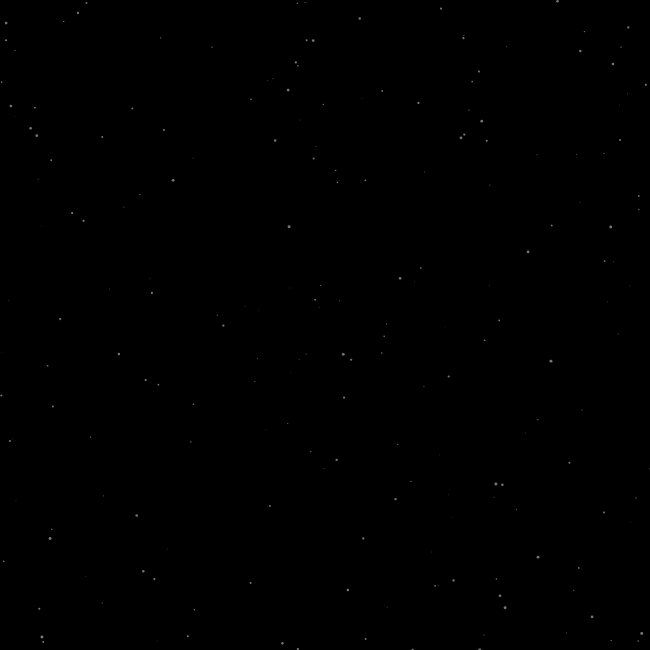
Frame 1 (no input)
Frame 60 (no input): identical to frame 1, image omitted
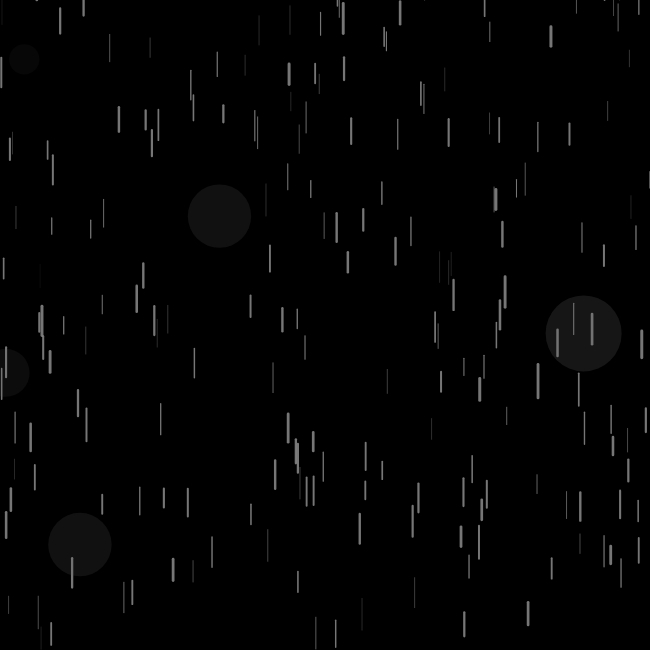
Frame 120 (the mouse pressed at the canvas centre since frame 60)

The p5.js sketch that drew these frames (run headless with seeded random() and noise() and a simulated clock; from frame 60 on, the mouse is pressed at the canvas centre):

// p5.js sketch
// ── sketch.js
var rain = [];
var shadow = [];
var stop = true;

function setup() {
  createCanvas(650, 650);

  for(let i = 0; i < 200; i++){
    rain[i] = new Drop();
  }

  frameRate(60);
}

function mousePressed(){
  stop = !stop;
}

function draw() {
  background(0);
  if(!stop){
    if(random(0,10) >= 9){
      shadow.push(new Shadow());
    }
  }
  

  for(let i = 0; i < rain.length; i++){
    rain[i].show();
    if(!stop){
      rain[i].acc();
    }
  }

  for(let i = 0; i < shadow.length; i++){
    if(!stop){
      if(shadow[i] != null && shadow[i].show()){
        shadow[i] = null;
      }
    }
  }
}

// ── drop.js
class Drop{
    constructor(){
        this.x = random(width);
        this.y = random(height);
        this.z = random(width);
        this.len = random(10,25);
        this.py = this.y;

        this.speed = random(5,9);
    }

    acc(){
        this.py = this.y - this.len;
        this.y += this.speed;
        this.speed += 0.01;
        if(this.y >= height){
            this.y = 0;
            this.py = 0;
            this.speed = random(5,9);
        }
        
    }

    show(){
        push();
        stroke(150,200);
        let r = map(this.z, 0, width, 0.1, 3);
        strokeWeight(r);
        line(this.x, this.py, this.x, this.y);
        pop();
    }
}
// ── shadow.js
class Shadow{
    constructor(){
        this.x = random(width);
        this.y = random(height);
        this.r = random(10,20);
        this.t = 0;

        this.max = random(60,80);
    }

    show(){
        push();
        noStroke();
        fill(100,this.t);
        
        this.t += 1;
        this.r += 1;
        ellipse(this.x, this.y, this.r);
        pop();

        if(this.t >= this.max){
            return true;
        }
    }
}
